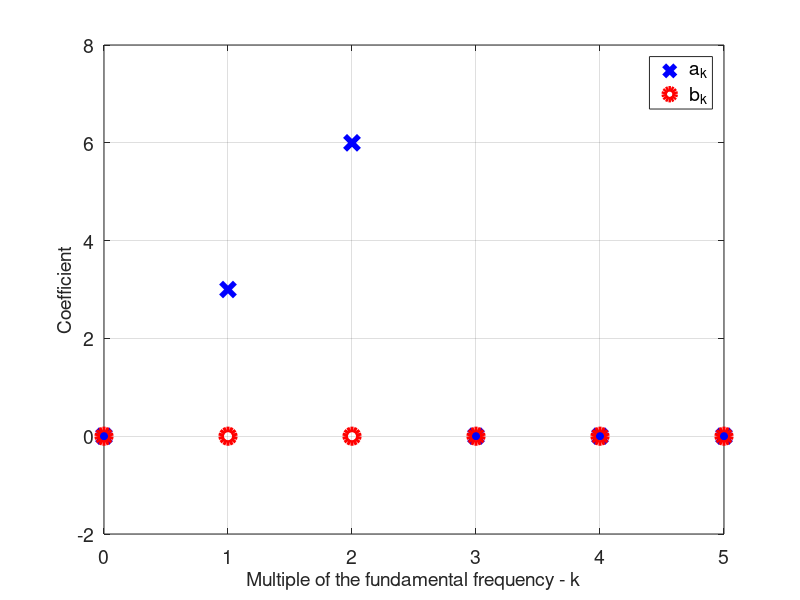

This chart was generated by the following MATLAB code: (Note: this script raises an error after producing the figure.)
clear all
close all
clc

n=5;
T0=10e-3;
w0=(2*pi)/T0;
x=@(t) 3.*cos(w0.*t)+6.*cos(2.*w0.*t);
t0=0;t1=T0;

%iterate through the multiples of the fundamental frequency
for k=0:n;
    %find the weights/coefficients for the cosines
    integrand=@(t) (x(t)).*cos(k.*w0.*t);
    a(k+1)=(2/T0)*integral(integrand,t0,t1);
    
    %find the weights/coefficients for the sines
    integrand=@(t) (x(t)).*sin(k.*w0.*t);
    b(k+1)=(2/T0)*integral(integrand,t0,t1);
end

%plot a_k/b_k over frequency
figure('Renderer', 'painters', 'Position', [391 289 1269 634])
plot(0:length(a)-1,a,'bx','LineWidth',4,'MarkerSize',10)
hold on;grid on
plot(0:length(a)-1,b,'ro','LineWidth',4,'MarkerSize',10)

xlabel('Multiple of the fundamental frequency - k')
ylabel('Coefficient')
legend('a_k','b_k')
set(findall(gcf,'-property','FontSize'),'FontSize',14) 
h=gca; h.MinorGridAlpha=1; h.MinorGridLineStyle='--'; h.GridAlpha=1;

%use a_k/b_k to estimate the original function
t=0:T0/1000:2*T0;
x_hat=(a(1)/2); %DC term

%Can't add the phasor. Move back to the time-domain and add the functions.
%Iterate through the multiple frequencies again
for k=1:n;
    x_hat=x_hat+ a(k+1).*cos(k.*w0.*t)+ b(k+1).*sin(k.*w0.*t);
end

%plot the original function and the estimate
figure('Renderer', 'painters', 'Position', [391 289 1269 634])
hold on;grid on
plot(t,x(t),'ro')
plot(t,x_hat,'LineWidth',3)
xlim([min(t) max(t)])
xlabel('Time (s)')
legend('x(t)','x\_hat(t)')
set(findall(gcf,'-property','FontSize'),'FontSize',14) 
h=gca; h.MinorGridAlpha=1; h.MinorGridLineStyle='--'; h.GridAlpha=1;